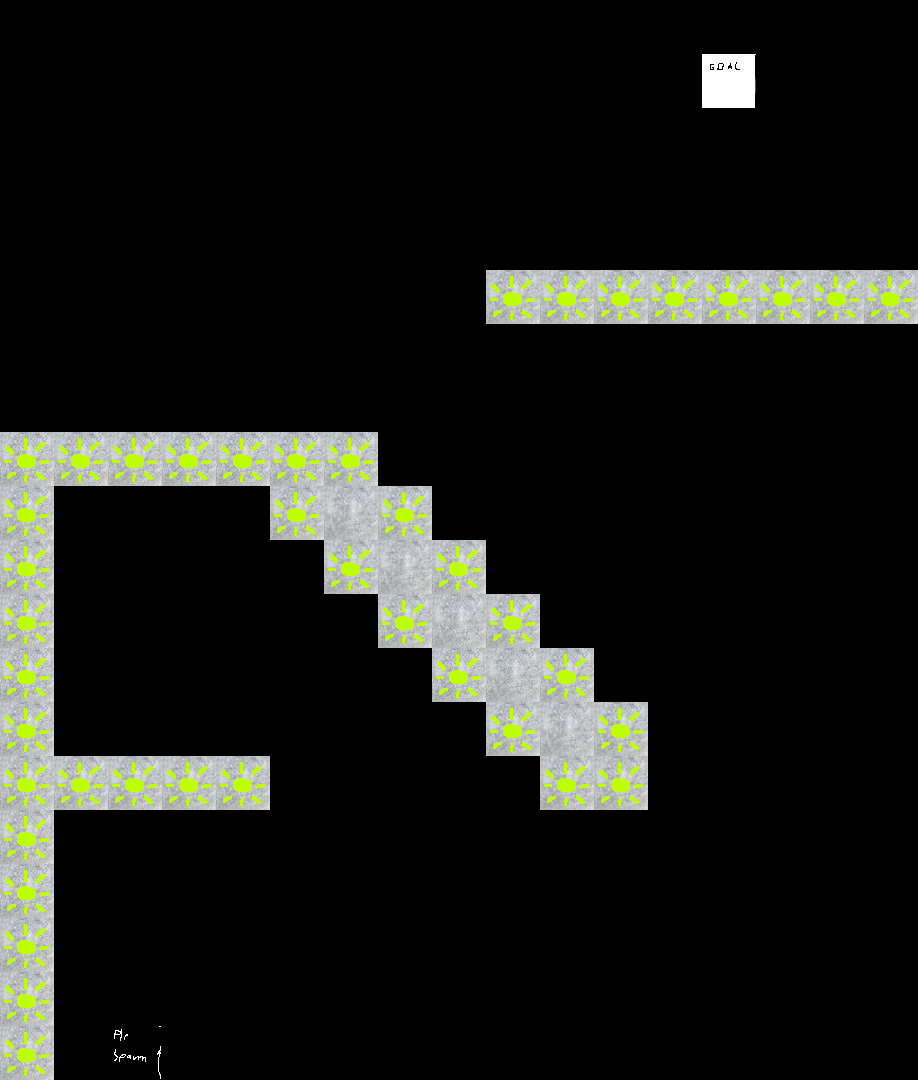

Below is a game level as drawn by its tile map, then a one-line description and the .tmx that defines it (tile-layer data replaced by summaries):
An orthogonal 17x20 tile map with 54x54 px tiles, 2 tile layers (Tile Layer 1, Tile Layer 2).

<map version="1.9" tiledversion="1.9.0" orientation="orthogonal" renderorder="right-down" width="17" height="20" tilewidth="54" tileheight="54" infinite="0" nextlayerid="3" nextobjectid="1">
 <tileset firstgid="1" source="temp2.tsx" />
 <layer id="1" name="Tile Layer 1" width="17" height="20">
  <data>[340 cells, 49 non-empty, 3 distinct tile ids]</data>
 </layer>
 <layer id="2" name="Tile Layer 2" width="17" height="20">
  <data>[340 cells, 42 non-empty, 1 distinct tile ids]</data>
 </layer>
</map>
